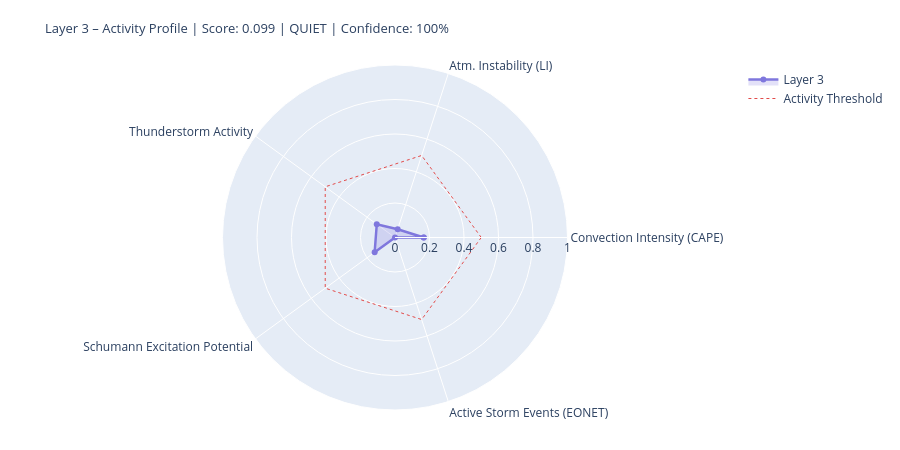

Write notebook code for a chart like this one.
### Markdown cell above
---
## 4. State Assessment & Handoff to Layer 4/5

### Code cell
# ============================================================
# LAYER-3-SCORE
# Five dynamic components
# ============================================================

def norm(v, lo, hi):
    if v is None or (isinstance(v, float) and math.isnan(v)): return None
    return round(max(0.0, min(1.0, (v - lo) / (hi - lo))), 4)

# --- 1) Convection intensity (global CAPE mean) ---
cape_mean = df_atm['cape'].dropna().mean() if not df_atm.empty else None
conv_score = norm(cape_mean, 0, 3000)
conv_src   = 'primary' if cape_mean is not None else 'missing'

# --- 2) Atmospheric instability (LI mean) ---
li_mean   = df_atm['li'].dropna().mean() if not df_atm.empty else None
# Negative LI = unstable → higher score
instab_score = norm(-li_mean if li_mean is not None else None, -6, 6)
instab_src   = 'primary' if li_mean is not None else 'missing'

# --- 3) Thunderstorm activity (mean thunder score + WMO count) ---
thunder_mean = df_atm['thunder_score'].mean() if not df_atm.empty else None
n_thunder    = int(df_atm['thunderstorm'].sum()) if not df_atm.empty else 0
thunder_score_val = norm(
    (thunder_mean or 0) * 0.7 + n_thunder * 0.1, 0, 1.0
) if thunder_mean is not None else None
thunder_src = 'primary'

# --- 4) Schumann excitation potential (weighted Schumann contribution) ---
schumann_pot = df_atm['schumann_contribution'].mean() if not df_atm.empty else None
# Boosted by Layer-2 thunderstorm trigger
if schumann_pot is not None and l2_thunder:
    schumann_pot = min(1.0, schumann_pot * 1.2)
schumann_score = norm(schumann_pot, 0, 1.0) if schumann_pot is not None else None
schumann_src   = 'derived'

# --- 5) Storm activity (NASA EONET) ---
# Distinction: None = data not loaded, 0.0 = loaded but no events
storm_score = None
storm_src   = 'missing'
if raw.get('storms') is not None:          # API reached successfully
    storm_score = norm(len(storm_events), 0, 30) if storm_events else 0.0
    storm_src   = 'primary'

# X-Ray and Kp: context only, not in dynamic score
# (X-Ray = Layer-0/4 driver; Kp = geomagnetic index, not a lightning proxy)
xray_context = None
if raw.get('xray'):
    df_xc = pd.DataFrame(raw['xray'])
    fc = next((c for c in df_xc.columns
               if any(k in c.lower() for k in ['flux','long']) and 'time' not in c.lower()),
              df_xc.columns[1])
    df_xc[fc] = pd.to_numeric(df_xc[fc], errors='coerce')
    xray_last = df_xc[fc].dropna().iloc[-1] if not df_xc[fc].dropna().empty else None
    if xray_last:
        xray_class = ('X' if xray_last>=1e-4 else 'M' if xray_last>=1e-5
                      else 'C' if xray_last>=1e-6 else 'B')
        xray_context = {'flux': float(xray_last), 'class': xray_class}
        print(f'X-Ray context: {xray_class}-class ({xray_last:.2e} W/m²)')

# --- Aggregate ---
COMPONENTS = {
    'Convection Intensity (CAPE)':  {'score': conv_score,       'source': conv_src,    'dynamic': True},
    'Atm. Instability (LI)':         {'score': instab_score,     'source': instab_src,  'dynamic': True},
    'Thunderstorm Activity':              {'score': thunder_score_val, 'source': thunder_src, 'dynamic': True},
    'Schumann Excitation Potential':   {'score': schumann_score,   'source': schumann_src,'dynamic': True},
    'Active Storm Events (EONET)': {'score': storm_score,      'source': storm_src,   'dynamic': True},
}

available   = {k: v['score'] for k, v in COMPONENTS.items() if v['score'] is not None}
unavailable = [k for k, v in COMPONENTS.items() if v['score'] is None]
layer3_score = round(sum(available.values()) / len(available), 4) if available else None
confidence   = round(len(available) / len(COMPONENTS), 2)
level = ('unknown' if layer3_score is None
         else 'quiet'   if layer3_score < 0.3
         else 'moderate' if layer3_score < 0.6
         else 'active')
dominant_l3 = max(available, key=available.get) if available else 'none'

# --- Ausgabe ---
W = 68
print('=' * W)
print('LAYER 3 – ATMOSPHERE / WEATHER / THUNDERSTORMS – STATE ASSESSMENT')
print('=' * W)
for name, comp in COMPONENTS.items():
    s = comp['score']
    if s is not None:
        bar = '█' * int(s * 20) + '░' * (20 - int(s * 20))
        print(f'  {name:<36} {bar}  {s:.3f}  [{comp["source"]}]')
    else:
        print(f'  {name:<36} {"─" * 20}  n/a   [missing]')
print('-' * W)
print(f'  Score:        {layer3_score:.3f}  ({len(available)}/{len(COMPONENTS)} components)')
print(f'  Confidence:   {confidence:.0%}')
print(f'  Level:        {level.upper()}')
print(f'  Dominant:     {dominant_l3}')
print(f'  CAPE mean:    {cape_mean:.0f} J/kg' if cape_mean else '  CAPE mean:    n/a')
print(f'  LI mean:      {li_mean:.1f} K' if li_mean is not None else '  LI mean:      n/a')
print(f'  Thunderstorms:{n_thunder} points (WMO)  +  {len(storm_events)} NASA EONET')
print('=' * W)

# Radar
cats   = list(available.keys())
vals_r = list(available.values())
if len(cats) >= 3:
    fig = go.Figure()
    fig.add_trace(go.Scatterpolar(
        r=vals_r + [vals_r[0]], theta=cats + [cats[0]],
        fill='toself', fillcolor='rgba(127,119,221,0.22)',
        line=dict(color='#7F77DD', width=2.5), name='Layer 3'
    ))
    fig.add_trace(go.Scatterpolar(
        r=[0.5] * (len(cats)+1), theta=cats + [cats[0]],
        line=dict(color='#E24B4A', dash='dot', width=1),
        mode='lines', name='Activity Threshold'
    ))
    fig.update_layout(
        title=dict(
            text=f'Layer 3 – Activity Profile | Score: {layer3_score:.3f} | {level.upper()} | Confidence: {confidence:.0%}',
            font=dict(size=13)
        ),
        polar=dict(radialaxis=dict(visible=True, range=[0, 1])),
        height=450, showlegend=True,
        margin=dict(l=60, r=60, t=65, b=40)
    )
    fig.show()

### Figure 1 — Plotly figure (JSON) as saved in the notebook; plotly's stock layout.template omitted (floating-point values rounded to 4 significant figures)
{"data": [{"fill": "toself", "fillcolor": "rgba(127,119,221,0.22)", "line": {"color": "#7F77DD", "width": 2.5}, "name": "Layer 3", "r": [0.1667, 0.05, 0.1306, 0.1458, 0.0, 0.1667], "theta": ["Convection Intensity (CAPE)", "Atm. Instability (LI)", "Thunderstorm Activity", "Schumann Excitation Potential", "Active Storm Events (EONET)", "Convection Intensity (CAPE)"], "type": "scatterpolar"}, {"line": {"color": "#E24B4A", "dash": "dot", "width": 1}, "mode": "lines", "name": "Activity Threshold", "r": [0.5, 0.5, 0.5, 0.5, 0.5, 0.5], "theta": ["Convection Intensity (CAPE)", "Atm. Instability (LI)", "Thunderstorm Activity", "Schumann Excitation Potential", "Active Storm Events (EONET)", "Convection Intensity (CAPE)"], "type": "scatterpolar"}], "layout": {"height": 450, "margin": {"b": 40, "l": 60, "r": 60, "t": 65}, "polar": {"radialaxis": {"range": [0, 1], "visible": true}}, "showlegend": true, "title": {"font": {"size": 13}, "text": "Layer 3 – Activity Profile | Score: 0.099 | QUIET | Confidence: 100%"}}}
